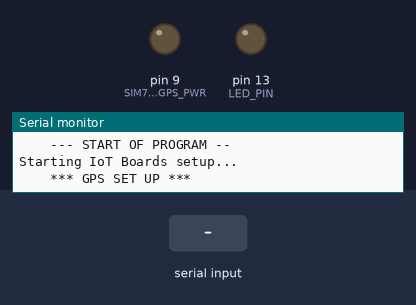
Bench run of a sketch on a simulated Arduino Uno, built with avr-gcc and run on an emulated ATmega328P. On the bench: output pins drawn as LEDs (lit = HIGH), the last lines printed to the serial monitor. Dashed ring = blinking. The test bench sets the inputs (shaded band). The modem accepts every AT command (registered, SIM ready, sends succeed) and sends nothing else.

Above: at 0.1 s.
At 1.9 s:
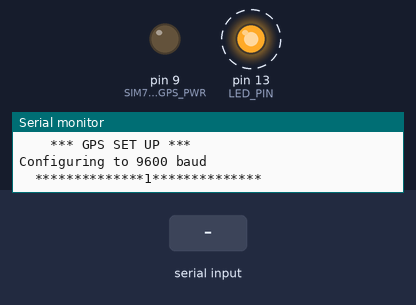
2.0 s: "AT+SMCONN" received over the second serial link
5.0 s: "1" received over the second serial link
Timing chart, 0 to 14.0 s (numbered marks = the images above; inputs shaded):
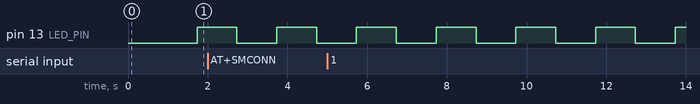

Measured:
- by itself, pin 13 (LED_PIN): alternates HIGH for 1.0 s and LOW for 1.0 s

The sketch:

SimpleGPS_ArduinoUno.ino
```cpp
/*
 * Adapted from Aoife Prendergast project
 * This version works on the Arduino Uno
 * Should be able to convert to Nano ESP32 by only using hardware serial port - can't print to serial monitor
 *
 * Code for reading GPS data off SIM7070G IoTHat
 *
 * Arduino pin 7 connected to SIM7070G TX pin
 * Arduino pin 8 connected to SIM7070G RX pin
 * Arduino pin 9 connected to SIM7070G PWR pin
 *
 */

#include "SoftwareSerial.h"
#include "Wire.h"
#include "elapsedMillis.h"

#define COMMANDMAX 512

#define SIM7070G_GPS_PWR 9

#define LED_PIN 13

/*
     TELEMETRY DATA GLOBAL VARIABLES

*/

SoftwareSerial sim7070G_gps(7, 8); // Arduino RX, TX  --  SIM7070G TX, RX

char sim_response[COMMANDMAX];  // AT command result buffer

bool blinkState = false;

int x;
elapsedMillis everySecond;

// individual strings to store daq data w/ default values
String gps_info;
String connection;
String ueInfo;
String daq2020data;
String accelerometerData;
String signalQuality;

// Combination the 6 above
String liveSDData;

/*
    End of defition of global variables
*/

// *************************************************************************************************//

void setup() {
  pinMode(SIM7070G_GPS_PWR, OUTPUT);
  pinMode(LED_PIN, OUTPUT);           // configure LED pin

  // Open serial communications and wait for port to open:
  Serial.begin(9600);
  while (!Serial) {
    ; // wait for serial port to connect. Needed for native USB port only
  }

  Serial.println("\n\t  --- START OF PROGRAM -- \n");

  // ------------------ GPS IoT Hat Setup ------------------- //
  Serial.println("\nStarting IoT Boards setup... ");
  Serial.print("\n\n \t *** GPS SET UP *** \n");

  // set the data rate for the SoftwareSerial port
  sim7070G_gps.begin(9600);

  sim7070G_gps.flush();
  Serial.flush();
  delay(50);

  Serial.println(F("Configuring to 9600 baud"));
  send_at(&sim7070G_gps, "AT+IPR=9600"); // Set baud rate

  get_ok_response(&sim7070G_gps, "AT", SIM7070G_GPS_PWR);

  send_at(&sim7070G_gps, "AT+CGNSPWR=1");

  sim7070G_gps.flush();
  Serial.flush();
  delay(50);

  // Initialize variables values
  gps_info = "";
  everySecond = 0;
  x = 0;
}

void loop() { // run over and over

  if ( everySecond >= 1000 ) {

    everySecond = everySecond - 1000;

    Serial.print("\n\t**************");
    Serial.print( (String)(millis() / 1000) );
    Serial.println("**************");

    // blink LED to indicate activity
    blinkState = !blinkState;
    digitalWrite(LED_PIN, blinkState);


    gps_info = send_at(&sim7070G_gps, "AT+CGNSINF");
    Serial.println(gps_info);
    gps_info.remove(0, 23);
    x = gps_info.indexOf("\r\n\r\nOK\r\n");
    if ( x != -1) {
      gps_info.remove(x, 14);
    }
  }
}

// *************************************************************************************************//
//                                          FUNCTIONS                                               //
// *************************************************************************************************//

void power(int power_pin) {
  digitalWrite(power_pin, HIGH);
  delay(2000);
  digitalWrite(power_pin, LOW);
  delay(5000);
}


String send_at(SoftwareSerial * sim7070G, String at_command) {
  // By default, the last intialized port is listening.
  // when you want to listen on a port, explicitly select it
  sim7070G->listen();

  Serial.flush();
  sim7070G->flush();
  delay(10);

  int t = 0;
  char c = 0;

  //Serial.print("Sending AT Command: ");
  //Serial.println(at_command);

  sim7070G->println(at_command);
  delay(150);

  if ( at_command == "AT+SMCONN") {
    //Serial.println("Waiting longer");
    delay(8000);
  }

  sim_response[0] = 0;

  while ( sim7070G->available() ) {
    c = sim7070G->read();
    sim_response[t] = c;
    sim_response[++t] = 0;

  }
  //Serial.print("Sim7070 Response: ");
  //Serial.println(sim_response);

  return sim_response;
}

void get_ok_response(SoftwareSerial * sim7070G, String comm, int pin) {
  // By default, the last intialized port is listening.
  // when you want to listen on a port, explicitly select it
  sim7070G->listen();

  bool ok = false;
  int count = 0;

  while (!ok) {

    String response = send_at(sim7070G, comm);

    int x = response.indexOf("OK");
    if (x != -1) {
      ok = true;
    }
    count++;
    if ( (ok == false) && (count % 3 == 0) ) {
      Serial.println("Attempting hitting power button!");
      power(pin);
    }
  }
}
```
